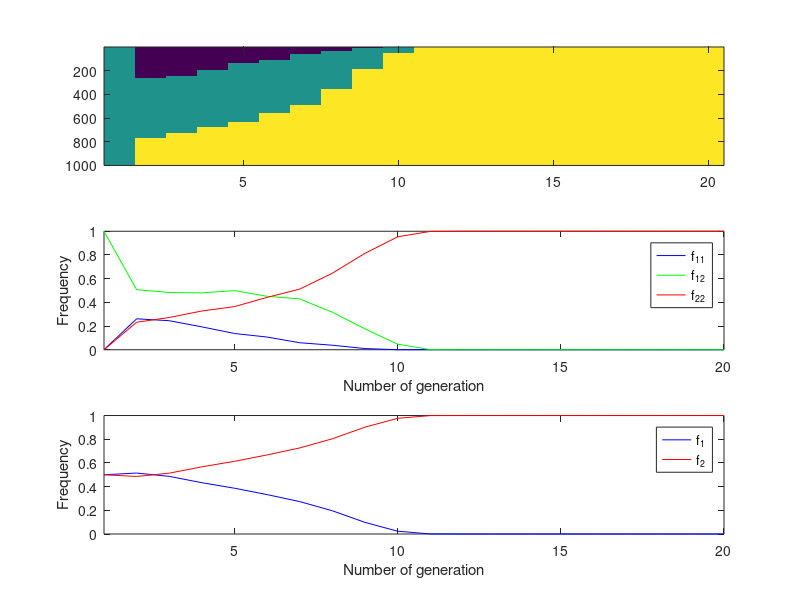

Recreate this plot in MATLAB.
% Define population size
pop_size = 1000; % as in Burin's experiment

% Define the number of generations to run the simulation
n_gen = 20; % also as in Burin's experiment

% initialize matrices to keep track of each fly's locus
locus_1 = zeros(n_gen, pop_size);
locus_2 = zeros(n_gen, pop_size);

% add alleles of generation 1.
locus_1(1, :) = ones(1, pop_size);
% for allele 2 we also use the function ones and simply multiply by 2.
locus_2(1, :) = ones(1, pop_size) * 2;

% define relative fitnesses
w11 = 1;
w12 = 2;
w22 = 2;

% STEP 1: loop through generations
for i=2:n_gen
    % STEP 2: extract genotypes of the previous generation
    p_gen = [locus_1(i-1, :); locus_2(i-1, :)];
    % STEP 3: compute the current weights
    p = sum(sum(p_gen == 1)) / (2 * pop_size);
    q = sum(sum(p_gen == 2)) / (2 * pop_size);
    A11 = p^2 * w11;
    A12 = 2 * p * q * w12;
    A22 = q^2 * w22;
    Z = A11 + A12 + A22;
    % STEP 4: assign a weight to each fly from the previous generation to
    % bias the parent selection.
    p_fitness = zeros(1, pop_size);
    p_fitness(sum(p_gen, 1) == 2) = A11 / Z;
    p_fitness(sum(p_gen, 1) == 3) = A12 / Z;
    p_fitness(sum(p_gen, 1) == 4) = A22 / Z;
    % STEP 5: loop through each of the newborn flies
    for j=1:pop_size
        % STEP 6: select random parents
        parents = randsample(1:pop_size, 2, true, p_fitness);
        % INTERMEDIATE STEP:
        % pick out the parents genotype from our locus_1 and locus_2 matrices
        p_allele_1 = [locus_1(i-1, parents(1)) ...
            locus_2(i-1, parents(1))];
        p_allele_2 = [locus_1(i-1, parents(2)) ...
            locus_2(i-1, parents(2))];
        % STEP 7: select randomly the allele for the baby fly
        l_1 = randsample(p_allele_1, 1);
        l_2 = randsample(p_allele_2, 1);
        % STEP 8: save these alleles to keep track of them
        locus_1(i, j) = l_1;
        locus_2(i, j) = l_2;
    end
end

%%
pop_mat = sort((locus_1 + locus_2), 2);
subplot(3, 1, 1)
imagesc(pop_mat')

% plot genotypes frequencies
subplot(3, 1, 2)
plot(sum(pop_mat == 2, 2) / pop_size, 'b')
hold on
plot(sum(pop_mat == 3, 2) / pop_size, 'g')
plot(sum(pop_mat == 4, 2) / pop_size, 'r')
legend('f_{11}', 'f_{12}', 'f_{22}')
xlabel('Number of generation')
ylabel('Frequency')
xlim([1 n_gen])
ylim([0 1])
hold off

% plot allele frequencies
subplot(3, 1, 3)
plot((sum(locus_1 == 1, 2) + sum(locus_2 == 1, 2)) /...
    (2 * pop_size), 'b')
hold on
plot((sum(locus_1 == 2, 2) + sum(locus_2 == 2, 2)) /...
    (2 * pop_size), 'r')
legend('f_1', 'f_2')
xlabel('Number of generation')
ylabel('Frequency')
xlim([1 n_gen])
ylim([0 1])